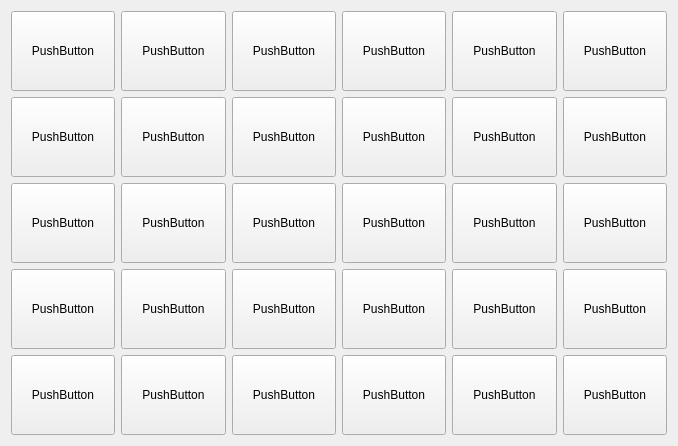
          <widget class="QWidget" name="page_2">
           <property name="geometry">
            <rect>
             <x>0</x>
             <y>0</y>
             <width>678</width>
             <height>446</height>
            </rect>
           </property>
           <attribute name="label">
            <string>Другий тиждень</string>
           </attribute>
           <layout class="QGridLayout" name="gridLayout_5">
            <item row="0" column="0">
             <widget class="QPushButton" name="pushButton_206">
              <property name="sizePolicy">
               <sizepolicy hsizetype="Minimum" vsizetype="Minimum">
                <horstretch>0</horstretch>
                <verstretch>0</verstretch>
               </sizepolicy>
              </property>
              <property name="acceptDrops">
               <bool>true</bool>
              </property>
              <property name="text">
               <string>PushButton</string>
              </property>
             </widget>
            </item>
            <item row="0" column="1">
             <widget class="QPushButton" name="pushButton_216">
              <property name="sizePolicy">
               <sizepolicy hsizetype="Minimum" vsizetype="Minimum">
                <horstretch>0</horstretch>
                <verstretch>0</verstretch>
               </sizepolicy>
              </property>
              <property name="acceptDrops">
               <bool>true</bool>
              </property>
              <property name="text">
               <string>PushButton</string>
              </property>
             </widget>
            </item>
            <item row="0" column="2">
             <widget class="QPushButton" name="pushButton_223">
              <property name="sizePolicy">
               <sizepolicy hsizetype="Minimum" vsizetype="Minimum">
                <horstretch>0</horstretch>
                <verstretch>0</verstretch>
               </sizepolicy>
              </property>
              <property name="acceptDrops">
               <bool>true</bool>
              </property>
              <property name="text">
               <string>PushButton</string>
              </property>
             </widget>
            </item>
            <item row="0" column="3">
             <widget class="QPushButton" name="pushButton_222">
              <property name="sizePolicy">
               <sizepolicy hsizetype="Minimum" vsizetype="Minimum">
                <horstretch>0</horstretch>
                <verstretch>0</verstretch>
               </sizepolicy>
              </property>
              <property name="acceptDrops">
               <bool>true</bool>
              </property>
              <property name="text">
               <string>PushButton</string>
              </property>
             </widget>
            </item>
            <item row="0" column="4">
             <widget class="QPushButton" name="pushButton_232">
              <property name="sizePolicy">
               <sizepolicy hsizetype="Minimum" vsizetype="Minimum">
                <horstretch>0</horstretch>
                <verstretch>0</verstretch>
               </sizepolicy>
              </property>
              <property name="acceptDrops">
               <bool>true</bool>
              </property>
              <property name="text">
               <string>PushButton</string>
              </property>
             </widget>
            </item>
            <item row="1" column="0">
             <widget class="QPushButton" name="pushButton_211">
              <property name="sizePolicy">
               <sizepolicy hsizetype="Minimum" vsizetype="Minimum">
                <horstretch>0</horstretch>
                <verstretch>0</verstretch>
               </sizepolicy>
              </property>
              <property name="acceptDrops">
               <bool>true</bool>
              </property>
              <property name="text">
               <string>PushButton</string>
              </property>
             </widget>
            </item>
            <item row="1" column="1">
             <widget class="QPushButton" name="pushButton_221">
              <property name="sizePolicy">
               <sizepolicy hsizetype="Minimum" vsizetype="Minimum">
                <horstretch>0</horstretch>
                <verstretch>0</verstretch>
               </sizepolicy>
              </property>
              <property name="acceptDrops">
               <bool>true</bool>
              </property>
              <property name="text">
               <string>PushButton</string>
              </property>
             </widget>
            </item>
            <item row="1" column="2">
             <widget class="QPushButton" name="pushButton_226">
              <property name="sizePolicy">
               <sizepolicy hsizetype="Minimum" vsizetype="Minimum">
                <horstretch>0</horstretch>
                <verstretch>0</verstretch>
               </sizepolicy>
              </property>
              <property name="acceptDrops">
               <bool>true</bool>
              </property>
              <property name="text">
               <string>PushButton</string>
              </property>
             </widget>
            </item>
            <item row="1" column="3">
             <widget class="QPushButton" name="pushButton_210">
              <property name="sizePolicy">
               <sizepolicy hsizetype="Minimum" vsizetype="Minimum">
                <horstretch>0</horstretch>
                <verstretch>0</verstretch>
               </sizepolicy>
              </property>
              <property name="acceptDrops">
               <bool>true</bool>
              </property>
              <property name="text">
               <string>PushButton</string>
              </property>
             </widget>
            </item>
            <item row="1" column="4">
             <widget class="QPushButton" name="pushButton_218">
              <property name="sizePolicy">
               <sizepolicy hsizetype="Minimum" vsizetype="Minimum">
                <horstretch>0</horstretch>
                <verstretch>0</verstretch>
               </sizepolicy>
              </property>
              <property name="acceptDrops">
               <bool>true</bool>
              </property>
              <property name="text">
               <string>PushButton</string>
              </property>
             </widget>
            </item>
            <item row="1" column="5">
             <widget class="QPushButton" name="pushButton_207">
              <property name="sizePolicy">
               <sizepolicy hsizetype="Minimum" vsizetype="Minimum">
                <horstretch>0</horstretch>
                <verstretch>0</verstretch>
               </sizepolicy>
              </property>
              <property name="acceptDrops">
               <bool>true</bool>
              </property>
              <property name="text">
               <string>PushButton</string>
              </property>
             </widget>
            </item>
            <item row="2" column="0">
             <widget class="QPushButton" name="pushButton_219">
              <property name="sizePolicy">
               <sizepolicy hsizetype="Minimum" vsizetype="Minimum">
                <horstretch>0</horstretch>
                <verstretch>0</verstretch>
               </sizepolicy>
              </property>
              <property name="acceptDrops">
               <bool>true</bool>
              </property>
              <property name="text">
               <string>PushButton</string>
              </property>
             </widget>
            </item>
            <item row="2" column="1">
             <widget class="QPushButton" name="pushButton_209">
              <property name="sizePolicy">
               <sizepolicy hsizetype="Minimum" vsizetype="Minimum">
                <horstretch>0</horstretch>
                <verstretch>0</verstretch>
               </sizepolicy>
              </property>
              <property name="acceptDrops">
               <bool>true</bool>
              </property>
              <property name="text">
               <string>PushButton</string>
              </property>
             </widget>
            </item>
            <item row="2" column="2">
             <widget class="QPushButton" name="pushButton_224">
              <property name="sizePolicy">
               <sizepolicy hsizetype="Minimum" vsizetype="Minimum">
                <horstretch>0</horstretch>
                <verstretch>0</verstretch>
               </sizepolicy>
              </property>
              <property name="acceptDrops">
               <bool>true</bool>
              </property>
              <property name="text">
               <string>PushButton</string>
              </property>
             </widget>
            </item>
            <item row="2" column="3">
             <widget class="QPushButton" name="pushButton_229">
              <property name="sizePolicy">
               <sizepolicy hsizetype="Minimum" vsizetype="Minimum">
                <horstretch>0</horstretch>
                <verstretch>0</verstretch>
               </sizepolicy>
              </property>
              <property name="acceptDrops">
               <bool>true</bool>
              </property>
              <property name="text">
               <string>PushButton</string>
              </property>
             </widget>
            </item>
            <item row="2" column="4">
             <widget class="QPushButton" name="pushButton_231">
              <property name="sizePolicy">
               <sizepolicy hsizetype="Minimum" vsizetype="Minimum">
                <horstretch>0</horstretch>
                <verstretch>0</verstretch>
               </sizepolicy>
              </property>
              <property name="acceptDrops">
               <bool>true</bool>
              </property>
              <property name="text">
               <string>PushButton</string>
              </property>
             </widget>
            </item>
            <item row="2" column="5">
             <widget class="QPushButton" name="pushButton_212">
              <property name="sizePolicy">
               <sizepolicy hsizetype="Minimum" vsizetype="Minimum">
                <horstretch>0</horstretch>
                <verstretch>0</verstretch>
               </sizepolicy>
              </property>
              <property name="acceptDrops">
               <bool>true</bool>
              </property>
              <property name="text">
               <string>PushButton</string>
              </property>
             </widget>
            </item>
            <item row="3" column="0">
             <widget class="QPushButton" name="pushButton_228">
              <property name="sizePolicy">
               <sizepolicy hsizetype="Minimum" vsizetype="Minimum">
                <horstretch>0</horstretch>
                <verstretch>0</verstretch>
               </sizepolicy>
              </property>
              <property name="acceptDrops">
               <bool>true</bool>
              </property>
              <property name="text">
               <string>PushButton</string>
              </property>
             </widget>
            </item>
            <item row="3" column="1">
             <widget class="QPushButton" name="pushButton_230">
              <property name="sizePolicy">
               <sizepolicy hsizetype="Minimum" vsizetype="Minimum">
                <horstretch>0</horstretch>
                <verstretch>0</verstretch>
               </sizepolicy>
              </property>
              <property name="acceptDrops">
               <bool>true</bool>
              </property>
              <property name="text">
               <string>PushButton</string>
              </property>
             </widget>
            </item>
            <item row="3" column="2">
             <widget class="QPushButton" name="pushButton_213">
              <property name="sizePolicy">
               <sizepolicy hsizetype="Minimum" vsizetype="Minimum">
                <horstretch>0</horstretch>
                <verstretch>0</verstretch>
               </sizepolicy>
              </property>
              <property name="acceptDrops">
               <bool>true</bool>
              </property>
              <property name="text">
               <string>PushButton</string>
              </property>
             </widget>
            </item>
            <item row="3" column="3">
             <widget class="QPushButton" name="pushButton_204">
              <property name="sizePolicy">
               <sizepolicy hsizetype="Minimum" vsizetype="Minimum">
                <horstretch>0</horstretch>
                <verstretch>0</verstretch>
               </sizepolicy>
              </property>
              <property name="acceptDrops">
               <bool>true</bool>
              </property>
              <property name="text">
               <string>PushButton</string>
              </property>
             </widget>
            </item>
            <item row="3" column="4">
             <widget class="QPushButton" name="pushButton_220">
              <property name="sizePolicy">
               <sizepolicy hsizetype="Minimum" vsizetype="Minimum">
                <horstretch>0</horstretch>
                <verstretch>0</verstretch>
               </sizepolicy>
              </property>
              <property name="acceptDrops">
               <bool>true</bool>
              </property>
              <property name="text">
               <string>PushButton</string>
              </property>
             </widget>
            </item>
            <item row="3" column="5">
             <widget class="QPushButton" name="pushButton_217">
              <property name="sizePolicy">
               <sizepolicy hsizetype="Minimum" vsizetype="Minimum">
                <horstretch>0</horstretch>
                <verstretch>0</verstretch>
               </sizepolicy>
              </property>
              <property name="acceptDrops">
               <bool>true</bool>
              </property>
              <property name="text">
               <string>PushButton</string>
              </property>
             </widget>
            </item>
            <item row="4" column="0">
             <widget class="QPushButton" name="pushButton_203">
              <property name="sizePolicy">
               <sizepolicy hsizetype="Minimum" vsizetype="Minimum">
                <horstretch>0</horstretch>
                <verstretch>0</verstretch>
               </sizepolicy>
              </property>
              <property name="acceptDrops">
               <bool>true</bool>
              </property>
              <property name="text">
               <string>PushButton</string>
              </property>
             </widget>
            </item>
            <item row="4" column="1">
             <widget class="QPushButton" name="pushButton_227">
              <property name="sizePolicy">
               <sizepolicy hsizetype="Minimum" vsizetype="Minimum">
                <horstretch>0</horstretch>
                <verstretch>0</verstretch>
               </sizepolicy>
              </property>
              <property name="acceptDrops">
               <bool>true</bool>
              </property>
              <property name="text">
               <string>PushButton</string>
              </property>
             </widget>
            </item>
            <item row="4" column="2">
             <widget class="QPushButton" name="pushButton_214">
              <property name="sizePolicy">
               <sizepolicy hsizetype="Minimum" vsizetype="Minimum">
                <horstretch>0</horstretch>
                <verstretch>0</verstretch>
               </sizepolicy>
              </property>
              <property name="acceptDrops">
               <bool>true</bool>
              </property>
              <property name="text">
               <string>PushButton</string>
              </property>
             </widget>
            </item>
            <item row="4" column="3">
             <widget class="QPushButton" name="pushButton_205">
              <property name="sizePolicy">
               <sizepolicy hsizetype="Minimum" vsizetype="Minimum">
                <horstretch>0</horstretch>
                <verstretch>0</verstretch>
               </sizepolicy>
              </property>
              <property name="acceptDrops">
               <bool>true</bool>
              </property>
              <property name="text">
               <string>PushButton</string>
              </property>
             </widget>
            </item>
            <item row="4" column="4">
             <widget class="QPushButton" name="pushButton_208">
              <property name="sizePolicy">
               <sizepolicy hsizetype="Minimum" vsizetype="Minimum">
                <horstretch>0</horstretch>
                <verstretch>0</verstretch>
               </sizepolicy>
              </property>
              <property name="acceptDrops">
               <bool>true</bool>
              </property>
              <property name="text">
               <string>PushButton</string>
              </property>
             </widget>
            </item>
            <item row="4" column="5">
             <widget class="QPushButton" name="pushButton_215">
              <property name="sizePolicy">
               <sizepolicy hsizetype="Minimum" vsizetype="Minimum">
                <horstretch>0</horstretch>
                <verstretch>0</verstretch>
               </sizepolicy>
              </property>
              <property name="acceptDrops">
               <bool>true</bool>
              </property>
              <property name="text">
               <string>PushButton</string>
              </property>
             </widget>
            </item>
            <item row="0" column="5">
             <widget class="QPushButton" name="pushButton_225">
              <property name="sizePolicy">
               <sizepolicy hsizetype="Minimum" vsizetype="Minimum">
                <horstretch>0</horstretch>
                <verstretch>0</verstretch>
               </sizepolicy>
              </property>
              <property name="acceptDrops">
               <bool>true</bool>
              </property>
              <property name="text">
               <string>PushButton</string>
              </property>
             </widget>
            </item>
           </layout>
          </widget>
